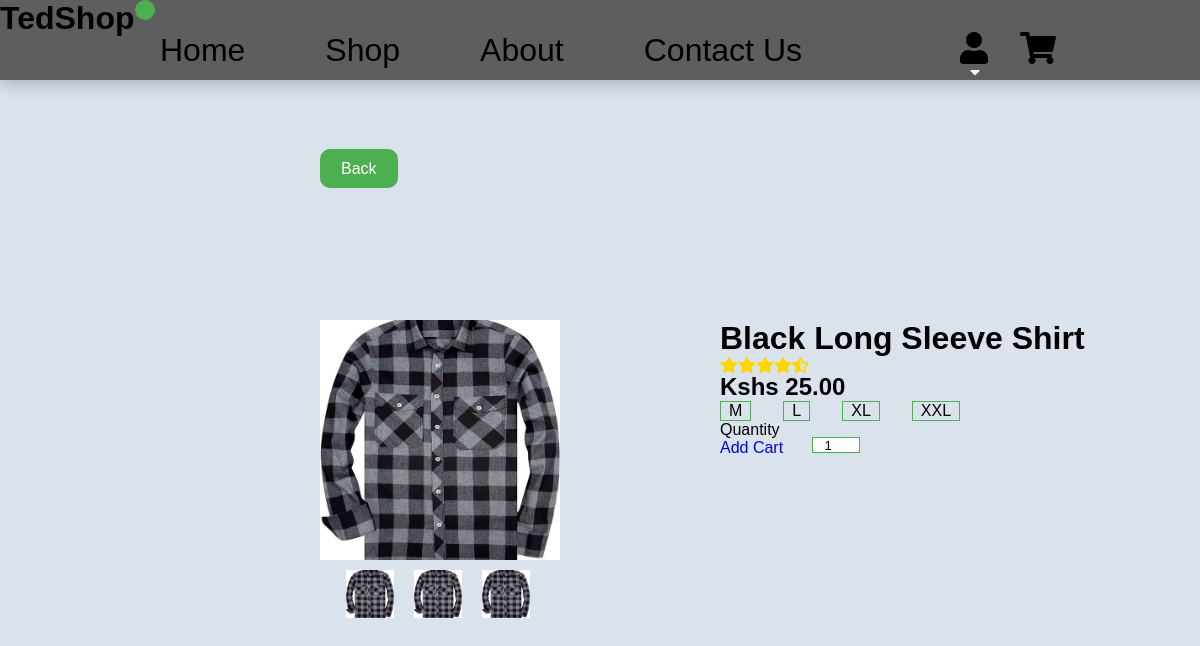
Page /product/1 on the committed database.
### shopingcentre/models.py (models this page shows, shortened)
class Product(models.Model):
    name = models.CharField(max_length=200)
    price = models.DecimalField(default=0, max_digits=6, decimal_places=2)
    category = models.ForeignKey(Category, on_delete=models.CASCADE)
    image = models.ImageField(upload_to='products/')
    created_at = models.DateTimeField(auto_now_add=True)
    updated_at = models.DateTimeField(auto_now=True)
    is_sale=models.BooleanField(default=False)
    sale_price = models.DecimalField(default=0, max_digits=6, decimal_places=2)

### shopingcentre/views.py (the view)
# urls.py: path("product/<int:pk>", product, name="product"),
def product(request, pk):
    product = Product.objects.get(id=pk)
    context = {"product": product}
    return render(request, "product.html", context)

### cart/context_processors.py (called while the page is built)
def counter(request):
    cart_count=0
    if 'admin' in request.path:
        return {}
    else:
        try:
            cart=Cart.objects.filter(cart_id=_cart_id(request))
            cart_items = CartItem.objects.all().filter(cart=cart[:1])
            for cart_item in cart_items:
                cart_count += cart_item.quantity
        except Cart.DoesNotExist:
            cart_count = 0
    return dict(cart_count=cart_count)

### cart/views.py (called while the page is built)
def _cart_id(request):
    cart=request.session.session_key
    if not cart:
        cart=request.session.create()
    return cart

### shopingcentre/templates/product.html (shortened to what this page needs)
{% extends "base.html" %}
{% load static %}
{% block content %}
<section class="product">
    <div class="back"><a href=" {% url 'shopingcentre:shop'%}">Back</a></div>
    <div class="img-container">
        <div class="big-image">
            <img src="{{ product.image.url}}" alt="">
        </div>
        <div class="small-images">
            <div class="small">
                <img src="{{product.image.url}}" onclick ="showImg(this.src)" class="img1"alt="" >
            </div>
            <div class="small">
                <img src="{{product.image.url}}" onclick ="showImg(this.src)" alt="" >
            </div>
            <div class="small">
                <img src="{{product.image.url}}" onclick ="showImg(this.src)" alt="" >
            </div>
        </div>
    </div>
    <div class="product-content">
        <h1 class="product-name">{{product.name}}</h1>
        <div class="rating">
            <i class="fas fa-star"></i>
            <i class="fas fa-star"></i>
            <i class="fas fa-star"></i>
            <i class="fas fa-star"></i>
            <i class="fas fa-star-half-alt"></i>
        </div>
        <h1 class="product-price">Kshs {{product.price}}</h1>
        <div class="product-size">
            <div class="psize">M</div>
            <div class="psize">L</div>
            <div class="psize">XL</div>
            <div class="psize">XXL</div>
        </div>
        <div class="product-quantity">
            <p>Quantity</p>
            <input type="number" name="" id="" min="1" value="1" max="5">
        </div>
        <div class="product-btn">
            <a href="{% url 'add_cart' product_id=product.id %}" class="addCart" role="button" aria-pressed="true" data-toggle="modal" data-target="#exampleModal"value="{{product.id}}" id="addCart">Add Cart</a>
        </div>
    </div>
</section>
{% endblock content %}

### static/css/style.css (style rules this page uses)
:root { --bg-black-900:#f2f2fc; --bg-black-100:#fdf9ff; --bg-black-50:#e8dfec; --text-black-900:#302e4d; --text-black-700:#504e70; --clr-primary-1: hsl(205, 86%, 17%); --clr-primary-2: hsl(205, 77%, 27%); --clr-primary-3: hsl(205, 72%, 37%); --clr-primary-4: hsl(205, 63%, 48%); --clr-primary-5: hsl(205, 78%, 60%); --clr-primary-6: hsl(205, 89%, 70%); --clr-primary-7: hsl(205, 90%, 76%); --clr-primary-8: hsl(205, 86%, 81%); --clr-primary-9: hsl(205, 90%, 88%); --clr-primary-10: hsl(205, 100%, 96%); --clr-grey-1: hsl(209, 61%, 16%); --clr-grey-2: hsl(211, 39%, 23%); --clr-grey-3: hsl(209, 34%, 30%); --clr-grey-4: hsl(209, 28%, 39%); --clr-grey-5: hsl(210, 22%, 49%); --clr-grey-6: hsl(209, 23%, 60%); --clr-grey-7: hsl(211, 27%, 70%); --clr-grey-8: hsl(210, 31%, 80%); --clr-grey-9: hsl(212, 33%, 89%); --clr-grey-10: hsl(210, 36%, 96%); --clr-white: #fff; --clr-red-dark: hsl(360, 67%, 44%); --clr-red-light: hsl(360, 71%, 66%); --clr-green-dark: hsl(125, 67%, 44%); --clr-green-light: hsl(125, 71%, 66%); --main--color: #4CAF50; --clr-black: #222; --ff-primary: "Roboto", sans-serif; --ff-secondary: "Open Sans", sans-serif; --transition: all 0.3s linear; --smooth-transition-bottom: transition: bottom 0.4s ease, opacity 0.4s ease; ; --spacing: 0.1rem; --radius: 0.25rem; --gray-shadow: 20px 20px 10px gray; --light-shadow: 0 5px 15px rgba(0, 0, 0, 0.1); --dark-shadow: 0 5px 15px rgba(0, 0, 0, 0.2); --max-width: 1580px; --fixed-width: 620px; }
* { margin: 0; padding: 0; box-sizing: border-box; font-family: 'Oswald', sans-serif; }
a { text-decoration: none; }
.product { margin-top: 20rem; display: flex; position: absolute; flex-wrap: nowrap; }
.product .back { margin-left: 20rem; position: absolute; top: -10rem; }
.product .back a { color: rgb(253, 252, 252); text-decoration: none; border: 1px solid transparent; background-color: var(--main--color); padding: 10px 20px; border-radius: 10px; }
.product .img-container { display: flex; flex-direction: column; justify-content: center; }
.product .img-container .big-image { margin-left: 20rem; margin-bottom: 10rem; }
.product .img-container .big-image img { height: 15rem; width: 15rem; object-fit: cover; }
.product .img-container .small-images { display: flex; margin-left: 21rem; position: absolute; top: 15rem; }
.product .img-container .small { overflow: hidden; }
.product .img-container .small .img1 { background-color: #5f5e5e; }
.product .img-container .small img { width: 3rem; height: 3rem; object-fit: cover; margin: 10px; }
.product .product-content { margin-left: 10rem; }
.product .product-content .product-name { font-size: 2rem; font: optional; }
.product .product-content .rating { display: flex; }
.product .product-content .rating i { color: gold; }
.product .product-content .product-price { color: black; }
.product .product-content .product-size { display: flex; gap: 2rem; }
.product .product-content .product-size .psize { border: 1px solid var(--main--color); padding: 0 0.5rem; }
.product .product-content .product-quantity { display: flex; }
.product .product-content .product-quantity input { width: 3rem; height: 1rem; top: 1rem; position: relative; left: 2rem; border: 1px solid var(--main--color); text-align: center; }
.product .product-content .product-quantity p { color: black; font-size: 1rem; }
.product .product-content .product-btn { color: red; gap: 2rem; }

### rows in the picture
Product: image (picture), name "Black Long Sleeve Shirt", price "25.00"
